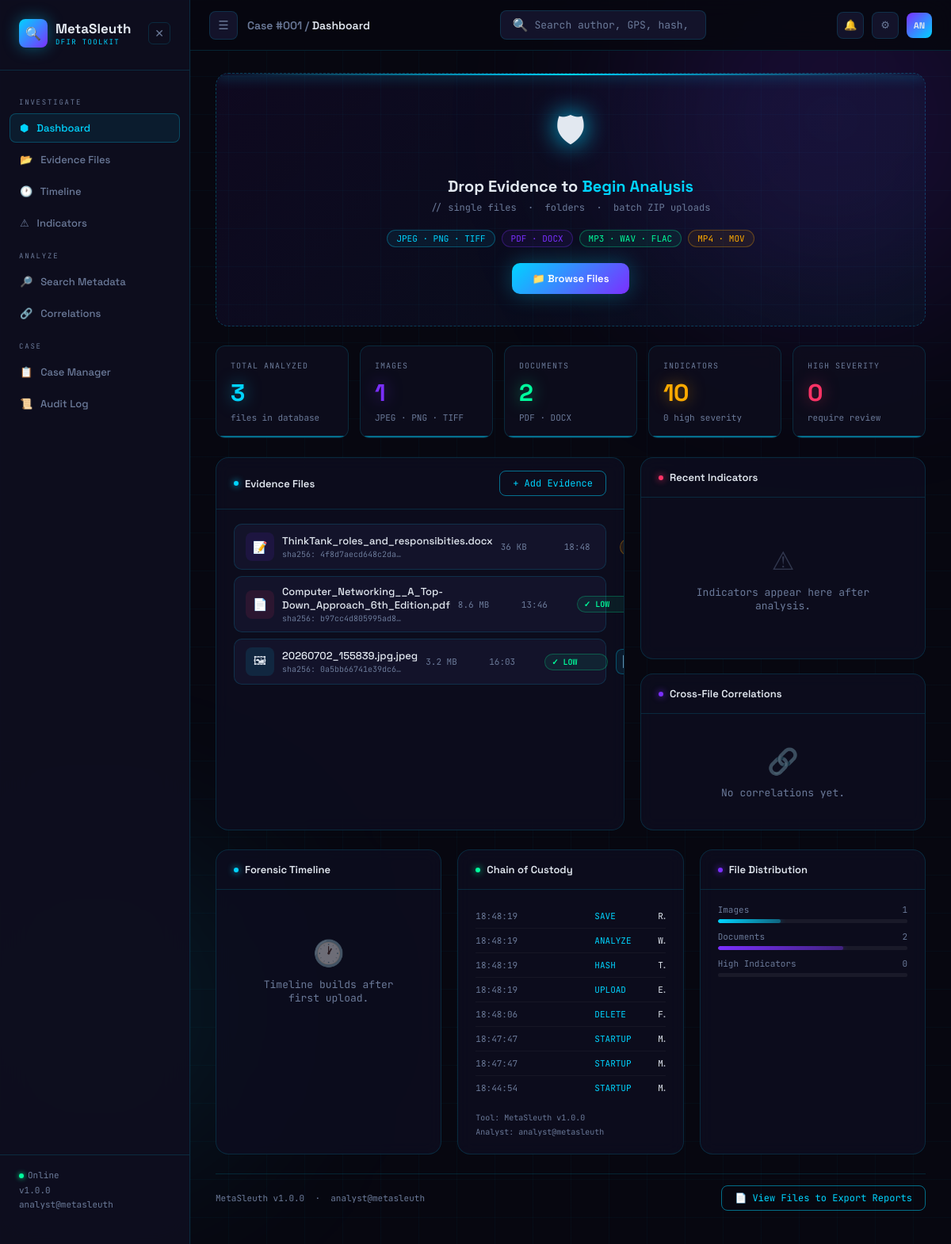
The page / on the database its author committed.
### tables this page shows
CREATE TABLE files (
            id          INTEGER PRIMARY KEY AUTOINCREMENT,
            filename    TEXT NOT NULL,
            file_type   TEXT NOT NULL,
            file_size   INTEGER,
            md5         TEXT,
            sha1        TEXT,
            sha256      TEXT,
            upload_time TEXT NOT NULL,
            analyst     TEXT
        );

CREATE TABLE audit_log (
            id        INTEGER PRIMARY KEY AUTOINCREMENT,
            timestamp TEXT NOT NULL,
            action    TEXT NOT NULL,
            detail    TEXT,
            analyst   TEXT,
            tool_ver  TEXT
        , file_id INTEGER);

### app.py (the view)
@app.route('/')
def dashboard():
    files        = get_all_files()
    stats        = get_dashboard_stats()
    audit_log    = get_audit_log()
    correlations = get_correlations()
    gps_findings = get_gps_findings()
    return render_template('dashboard.html',
                           files        = files,
                           stats        = stats,
                           audit_log    = audit_log,
                           correlations = correlations,
                           gps_findings = gps_findings,
                           analyst      = ANALYST_NAME,
                           version      = TOOL_VERSION)

### database/db.py (called while the page is built)
def get_connection():
    conn = sqlite3.connect(DATABASE)
    conn.row_factory = sqlite3.Row
    return conn

def get_all_files():
    conn = get_connection()
    cursor = conn.cursor()
    cursor.execute('''
        SELECT f.*,
        COUNT(DISTINCT i.id) as indicator_count,
        MAX(i.severity) as highest_severity,
        ROW_NUMBER() OVER (ORDER BY f.id ASC) as case_number
        FROM files f
        LEFT JOIN indicators i ON f.id = i.file_id
        GROUP BY f.id
        ORDER BY f.upload_time DESC
    ''')
    rows = cursor.fetchall()
    conn.close()
    return rows

def get_audit_log(file_id=None, limit=None):
    conn = get_connection()
    cursor = conn.cursor()
    query  = 'SELECT * FROM audit_log'
    params = []
    if file_id is not None:
        query += ' WHERE file_id = ?'
        params.append(file_id)
    query += ' ORDER BY timestamp DESC'
    if limit is not None:
        query += ' LIMIT ?'
        params.append(limit)
    cursor.execute(query, params)
    rows = cursor.fetchall()
    conn.close()
    return rows

def get_dashboard_stats():
    conn = get_connection()
    cursor = conn.cursor()
    stats = {}
    cursor.execute('SELECT COUNT(*) FROM files')
    stats['total'] = cursor.fetchone()[0]
    cursor.execute("SELECT COUNT(*) FROM files WHERE file_type = 'image'")
    stats['images'] = cursor.fetchone()[0]
    cursor.execute("SELECT COUNT(*) FROM files WHERE file_type IN ('pdf','word')")
    stats['documents'] = cursor.fetchone()[0]
    cursor.execute('SELECT COUNT(*) FROM indicators')
    stats['total_indicators'] = cursor.fetchone()[0]
    cursor.execute("SELECT COUNT(*) FROM indicators WHERE severity = 'HIGH'")
    stats['high'] = cursor.fetchone()[0]
    conn.close()
    return stats

def get_gps_findings():
    conn = get_connection()
    cursor = conn.cursor()
    cursor.execute('''
        SELECT f.filename, f.id, m.value as gps
        FROM files f
        JOIN metadata m ON f.id = m.file_id
        WHERE m.key = 'GPS Coordinates'
        ORDER BY f.upload_time DESC
    ''')
    rows = cursor.fetchall()
    conn.close()
    return [dict(r) for r in rows]

### templates/dashboard.html (shortened to what this page needs)
{% extends 'base.html' %}
{% block breadcrumb %}Case #001 / <span>Dashboard</span>{% endblock %}
{% block content %}
<div class="upload-zone" id="drop-zone">
    <div class="scan-line"></div>
    <div class="upload-icon">&#128737;</div>
    <div class="upload-title">
        Drop Evidence to <em>Begin Analysis</em>
    </div>
    <div class="upload-sub">
        // single files &nbsp;&middot;&nbsp; folders &nbsp;&middot;&nbsp; batch ZIP uploads
    </div>
    <div class="type-badges">
        <span class="badge img">JPEG &middot; PNG &middot; TIFF</span>
        <span class="badge doc">PDF &middot; DOCX</span>
        <span class="badge aud">MP3 &middot; WAV &middot; FLAC</span>
        <span class="badge vid">MP4 &middot; MOV</span>
    </div>
    <button
        class="upload-btn"
        onclick="document.getElementById('file-input').click()"
    >
        &#128193; Browse Files
    </button>
</div>
<div class="stats-row">
    <div class="stat-card">
        <div class="stat-label">Total Analyzed</div>
        <div class="stat-value c-cyan">{{ stats.total }}</div>
        <div class="stat-meta">files in database</div>
    </div>
    <div class="stat-card">
        <div class="stat-label">Images</div>
        <div class="stat-value c-violet">{{ stats.images }}</div>
        <div class="stat-meta">JPEG &middot; PNG &middot; TIFF</div>
    </div>
    <div class="stat-card">
        <div class="stat-label">Documents</div>
        <div class="stat-value c-ok">{{ stats.documents }}</div>
        <div class="stat-meta">PDF &middot; DOCX</div>
    </div>
    <div class="stat-card">
        <div class="stat-label">Indicators</div>
        <div class="stat-value c-warn">{{ stats.total_indicators }}</div>
        <div class="stat-meta">{{ stats.high }} high severity</div>
    </div>
    <div class="stat-card">
        <div class="stat-label">High Severity</div>
        <div class="stat-value c-alert">{{ stats.high }}</div>
        <div class="stat-meta">require review</div>
    </div>
</div>
<div class="two-col">
    <div class="panel">
        <div class="panel-head">
            <div class="panel-title">
                <span class="dot"></span>
                Evidence Files
            </div>
            <button
                class="btn-outline"
                onclick="document.getElementById('file-input').click()"
            >
                + Add Evidence
            </button>
        </div>
        <div class="panel-body">
            {% if files %}
            <div class="file-list">
                {% for f in files %}
                <div class="file-row" id="file-row-{{ f.id }}">
                    <a href="/file/{{ f.id }}"
                        style="display:contents; text-decoration:none; color:inherit;"
                    >
                        <div class="file-icon
                            {% if   f.file_type == 'image' %}fi-image
                            {% elif f.file_type == 'pdf'   %}fi-pdf
                            {% elif f.file_type == 'word'  %}fi-word
                            {% elif f.file_type == 'audio' %}fi-audio
                            {% elif f.file_type == 'video' %}fi-video
                            {% else %}fi-zip{% endif %}">
                            {% if   f.file_type == 'image' %}&#128444;
                            {% elif f.file_type == 'pdf'   %}&#128196;
                            {% elif f.file_type == 'word'  %}&#128221;
                            {% elif f.file_type == 'audio' %}&#127925;
                            {% elif f.file_type == 'video' %}&#127916;
                            {% else %}&#128230;{% endif %}
                        </div>
                        <div>
                            <div class="file-name">{{ f.filename }}</div>
                            <div class="file-hash">
                                sha256:&nbsp;{{ f.sha256[:16] if f.sha256 else 'N/A' }}&hellip;
                            </div>
                        </div>
                        <div class="file-size">
                            {% if f.file_size %}
                                {% if f.file_size > 1048576 %}
                                    {{ "%.1f"|format(f.file_size / 1048576) }} MB
                                {% else %}
                                    {{ "%.0f"|format(f.file_size / 1024) }} KB
                                {% endif %}
                            {% endif %}
                        </div>
                        <div class="file-time">
                            {{ f.upload_time[11:16] if f.upload_time else '' }}
                        </div>
                        <span class="sev-chip sev-{{ f.highest_severity or 'NONE' }}">
                            {% if   f.highest_severity == 'HIGH'   %}&#9888; HIGH
                            {% elif f.highest_severity == 'MEDIUM' %}&#9889; MED
                            {% elif f.highest_severity == 'LOW'    %}&#10003; LOW
                            {% else %}&mdash; NONE{% endif %}
                        </span>
                        <button
                        title="Export PDF report"
                        onclick="window.location.href='/report/{{ f.id }}'"
                        style="width:32px; height:32px; border-radius:8px; border:1px solid rgba(0,212,255,0.3); background:rgba(0,212,255,0.08); color:var(--cyan); font-size:15px; cursor:pointer; display:flex; align-items:center; justify-content:center; transition:all 0.2s; flex-shrink:0;"
                        onmouseover="this.style.background='rgba(0,212,255,0.2)'"
                        onmouseout="this.style.background='rgba(0,212,255,0.08)'"
                    >
                    </button>
                </div>
                {% endfor %}
            </div>
            {% else %}
            <div class="empty">
                <div class="empty-icon">&#128194;</div>
                No evidence files yet.<br>
                Drop a file above to begin.
            </div>
            {% endif %}
        </div>
    </div>
    <div style="display: flex; flex-direction: column; gap: 18px;">
        <div class="panel">
            <div class="panel-head">
                <div class="panel-title">
                    <span class="dot a"></span>
                    Recent Indicators
                </div>
            </div>
            <div class="panel-body">
                <div class="ind-list" id="indicator-panel">
                    <div class="empty">
                        <div class="empty-icon">&#9888;</div>
                        Indicators appear here after analysis.
                    </div>
                </div>
            </div>
        </div>
        <div class="panel">
            <div class="panel-head">
                <div class="panel-title">
                    <span class="dot v"></span>
                    Cross-File Correlations
                </div>
            </div>
            <div class="panel-body">
                {% if correlations.shared_authors %}
                    <div style="
                        font-size: 10px;
                        font-family: var(--mono);
                        color: var(--muted);
                        letter-spacing: 0.1em;
                        text-transform: uppercase;
                        margin-bottom: 10px;
                    ">
                        Shared Authors
                    </div>
                    <div class="corr-grid">
                        {% for row in correlations.shared_authors %}
                        <div class="corr-card">
                            <div class="corr-val">{{ row.author }}</div>
                            <div class="corr-meta">{{ row.file_count }} files</div>
                        </div>
                        {% endfor %}
                    </div>
                {% else %}
                    <div class="empty" style="padding: 20px 0;">
                        <div class="empty-icon">&#128279;</div>
                        No correlations yet.
                    </div>
                {% endif %}
            </div>
        </div>
    </div>
</div>
<div class="three-col">
    <div class="panel">
        <div class="panel-head">
            <div class="panel-title">
                <span class="dot"></span>
                Forensic Timeline
            </div>
        </div>
        <div class="panel-body">
            <div class="tl" id="timeline-panel">
                <div class="empty">
                    <div class="empty-icon">&#128336;</div>
                    Timeline builds after first upload.
                </div>
            </div>
        </div>
    </div>
    <div class="panel">
        <div class="panel-head">
            <div class="panel-title">
                <span class="dot o"></span>
                Chain of Custody
            </div>
        </div>
        <div class="panel-body">
            {% if audit_log %}
                <div class="audit-list">
                    {% for entry in audit_log[:8] %}
                    <div class="audit-row">
                        <span class="audit-time">
                            {{ entry.timestamp[11:19] if entry.timestamp else '' }}
                        </span>
                        <span class="audit-action">{{ entry.action }}</span>
                        <span class="audit-detail">{{ entry.detail }}</span>
                    </div>
                    {% endfor %}
                </div>
            {% else %}
                <div class="empty">No audit entries yet.</div>
            {% endif %}
            <div style="
                margin-top: 14px;
                font-size: 10px;
                font-family: var(--mono);
                color: var(--muted);
                line-height: 1.8;
            ">
                Tool: MetaSleuth v{{ version }}<br>
                Analyst: {{ analyst }}
            </div>
        </div>
    </div>
    <div class="panel">
        <div class="panel-head">
            <div class="panel-title">
                <span class="dot v"></span>
                File Distribution
            </div>
        </div>
        <div class="panel-body">
            {% set total = stats.total if stats.total > 0 else 1 %}
            <div class="bar-row">
                <div class="bar-label">
                    <span>Images</span>
                    <span>{{ stats.images }}</span>
                </div>
                <div class="bar-track">
                    <div
                        class="bar-fill bf-cyan"
                        style="width: {{ (stats.images / total * 100) | int }}%"
                    ></div>
                </div>
            </div>
            <div class="bar-row">
                <div class="bar-label">
                    <span>Documents</span>
                    <span>{{ stats.documents }}</span>
                </div>
                <div class="bar-track">
                    <div
                        class="bar-fill bf-violet"
                        style="width: {{ (stats.documents / total * 100) | int }}%"
                    ></div>
                </div>
            </div>
            <div class="bar-row">
                <div class="bar-label">
                    <span>High Indicators</span>
                    <span>{{ stats.high }}</span>
                </div>
                <div class="bar-track">
                </div>
            </div>
        </div>
    </div>
</div>
<div class="page-foot">
    <span>MetaSleuth v{{ version }} &nbsp;&middot;&nbsp; {{ analyst }}</span>
    <a href="/evidence" class="btn-outline">&#128196; View Files to Export Reports</a>
</div>
{% endblock %}

### rows shown on the page
files: filename "ThinkTank_roles_and_responsibities.docx", sha256 "4f8d7aecd648c2da", f.file_size/1024 "36", upload_time "18:48"
files: filename "Computer_Networking__A_Top-Down_Approach_6th_Edition.pdf", sha256 "b97cc4d805995ad8", f.file_size/1048576 "8.6", upload_time "13:46", shows "✓ LOW"
files: filename "20260702_155839.jpg.jpeg", sha256 "0a5bb66741e39dc6", f.file_size/1048576 "3.2", upload_time "16:03", shows "✓ LOW"
audit_log: timestamp "18:48:19", action "SAVE"
audit_log: timestamp "18:48:19", action "ANALYZE"
audit_log: timestamp "18:48:19", action "HASH"
audit_log: timestamp "18:48:19", action "UPLOAD"
audit_log: timestamp "18:48:06", action "DELETE"
audit_log: timestamp "18:47:47", action "STARTUP"
audit_log: timestamp "18:47:47", action "STARTUP"
audit_log: timestamp "18:44:54", action "STARTUP"

### other values the page prints
{{ version if version else '1.0.0' }} "1.0.0"
{{ analyst if analyst else 'analyst@metasleuth' }} "analyst@metasleuth"
{{ stats.total }} "3"
{{ stats.images }} "1"
{{ stats.documents }} "2"
{{ stats.total_indicators }} "10"
{{ stats.high }} "0"
{{ version }} "1.0.0"
{{ analyst }} "analyst@metasleuth"
